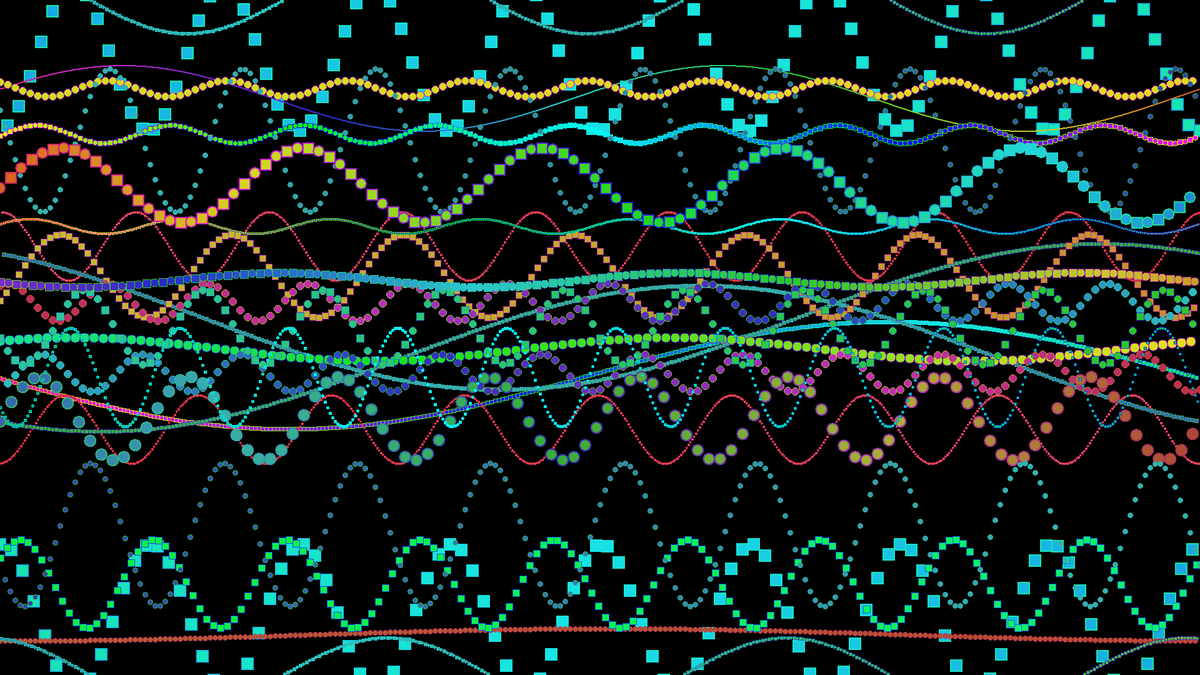
Frame 1 (no input)
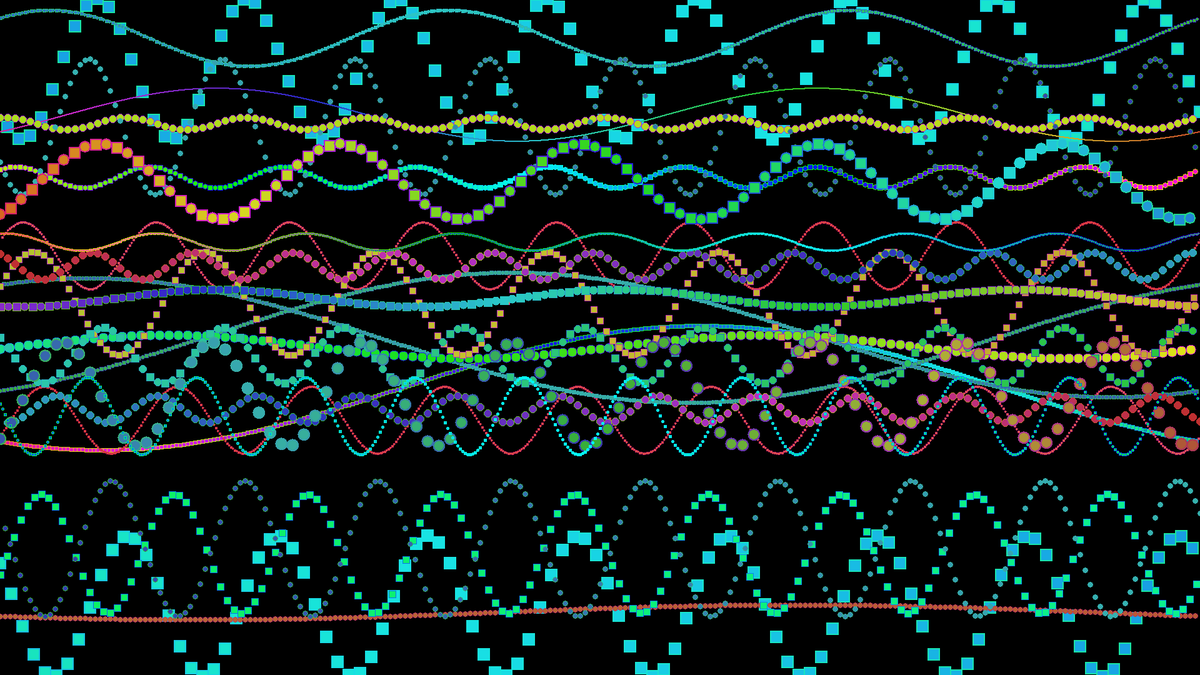
Frame 60 (the mouse pressed at the canvas centre just before this capture)
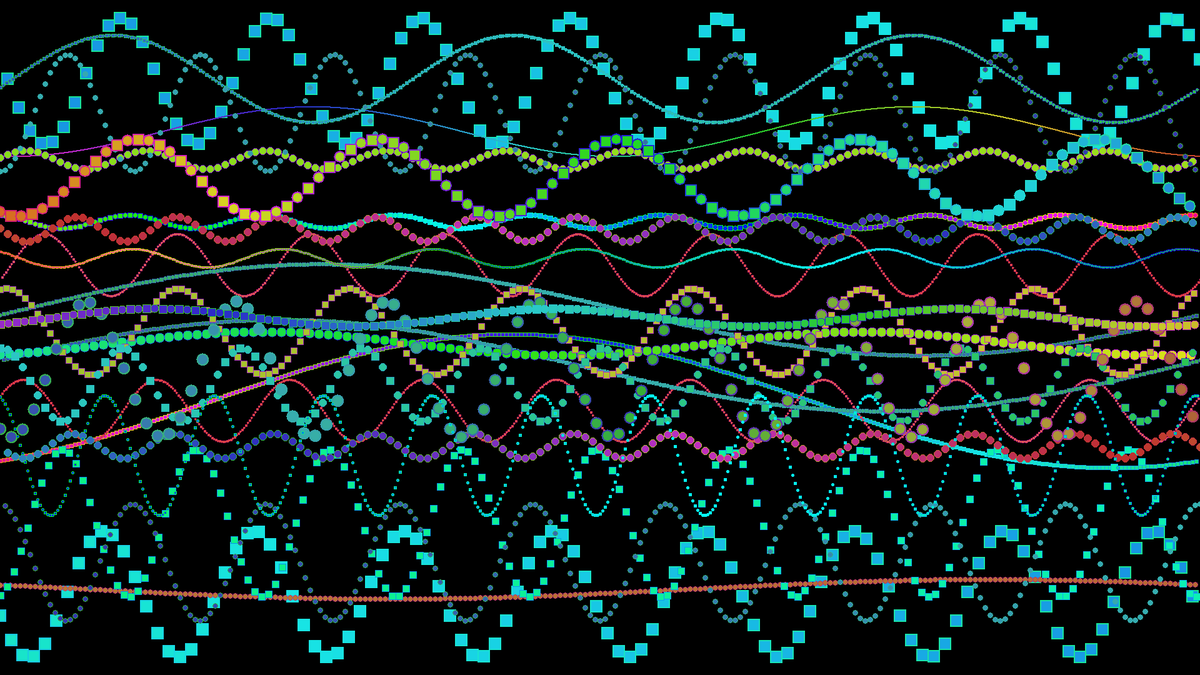
Frame 120 (the mouse held since frame 60 and released just before this capture)

The Processing sketch that drew these frames (run headless with seeded random() and noise(); from frame 60 on, the mouse is pressed at the canvas centre):

// Processing sketch: sines
// ── sines.pde
public static final int CANVAS_WIDTH = 1920;
public static final int CANVAS_HEIGHT = 1080;
public static final int FRAMERATE_FPS = 60;
public static final float DELTA = 1.0 / FRAMERATE_FPS;
public static final int N_SINES = 20;
public static final int SINE_SIZE = CANVAS_HEIGHT / N_SINES;
public static final int SINE_AMPLITUDE = SINE_SIZE / 2;

public static final int MAX_COLOR_VALUE = CANVAS_WIDTH; // Because Canvas width is bigger than height probably

class Context {
  private float time;
  private ArrayList<Sine> sines;
  
  public Context() {
    this.time = 0;
    this.sines = new ArrayList<Sine>(N_SINES);
    for (int s = 0; s < N_SINES; s++) { 
      sines.add(s, new Sine());
    }
  }
 
  public float time() { return time; }
  public void step() { time += DELTA; }
  public Sine getSine(int s) { return sines.get(s); }
  
  private int replaceIndex = 0;
  public void replaceSine(Sine s) {
    sines.set(replaceIndex, s);
    replaceIndex = (replaceIndex + 1) % N_SINES;
  }
}

enum Shape {
  C,
  S,
  M,
}

public boolean flipCoin() {
  return random(1) < 0.5;
}

class Sine {
  private final int nCycles;
  private final float cycleOffset;
  private final int radius;
  private final float speedMultiplier;
  private final float amplitude;
  private final int distance;
  
  private final int startHueValue;
  private final int endHueValue;
  private final int hueRange;
  
  private final Shape shape;
  
  public Sine() {
    this.nCycles = 1 + floor(random(12));
    this.cycleOffset = random(2 * PI);
    this.radius = 1 + floor(random(SINE_AMPLITUDE / 1.5));
    this.speedMultiplier = 1 + random(FRAMERATE_FPS * 1.25);
    this.amplitude = random(SINE_AMPLITUDE / 4, SINE_SIZE * 2);
    this.distance = floor(random(MAX_COLOR_VALUE / 3));
    
    this.startHueValue = floor(random(MAX_COLOR_VALUE));
    this.endHueValue = floor(random(MAX_COLOR_VALUE));
    this.hueRange = this.endHueValue - this.startHueValue;
    
    int shapeValue = floor(random(4));
    this.shape = shapeValue == 0 ? Shape.C : shapeValue == 1 ? Shape.S : Shape.M;
  }
  
  public int getNCycles() { return this.nCycles; }
  public float getCycleOffset() { return this.cycleOffset; }
  public int getRadius() { return this.radius; }
  public float getSpeedMultiplier() { return this.speedMultiplier; }
  public float getAmplitude() { return this.amplitude; }
  public int getDistance() { return this.distance; }
  
  public int getHue(float x) {
    int result = this.startHueValue + floor(this.hueRange * (x / (CANVAS_WIDTH - 1)));
    if (result < 0) {
      result += MAX_COLOR_VALUE;
    }
    return result;
  }
  
  public Shape getShape() { return this.shape; }
}

private Context context;

void setup() {
  fullScreen();
  context = new Context();  
  colorMode(HSB, MAX_COLOR_VALUE);
  frameRate(FRAMERATE_FPS);
  surface.setSize(CANVAS_WIDTH, CANVAS_HEIGHT);
  noSmooth();
}
 
int frameNum = 0;
int realTime = 0;
void draw() {
  
  background(0);
  
  for (int sineNum = 0; sineNum < N_SINES; sineNum++) {
    Sine s = context.getSine(sineNum);
    int yOffset = floor(s.getAmplitude() + sineNum * s.getAmplitude() * 2);
    
    float maxRadians = s.getNCycles() * 2 * PI;

    int pointNum = 0;
    for (int x = 0; x < CANVAS_WIDTH; x++) {
      if ((1 * x) % s.getRadius() != 0) {
        continue;
      }
      
      float asdf = (maxRadians * x) / (float) CANVAS_WIDTH;
      if (sineNum % 4 == 0 || sineNum % 4 == 1) {
        asdf *= -1;
      }
      float t = sineNum % 2 == 0 ? -1 * context.time() : context.time();
      int y = yOffset + floor((s.getAmplitude() + s.getAmplitude() / 4 * sine(N_SINES - sineNum - 1, 2 * DELTA * s.getSpeedMultiplier() * t)) * sine(sineNum, asdf + t + s.getCycleOffset()));
      y += floor(s.getSpeedMultiplier() * context.time());
      y = y % CANVAS_HEIGHT;
      if (sineNum % 2 == 0) {
        y = CANVAS_HEIGHT - y;
      }
      
      int h = (s.getHue(x) + floor(s.getSpeedMultiplier() * context.time())) % MAX_COLOR_VALUE;
      fill(h, MAX_COLOR_VALUE - s.getDistance(), MAX_COLOR_VALUE - s.getDistance());
      stroke(MAX_COLOR_VALUE - h - 1, MAX_COLOR_VALUE - s.getDistance(), MAX_COLOR_VALUE - s.getDistance());
      strokeWeight(s.getRadius() / 8);
      
      int r = s.getRadius();
      int x0 = x;
      int y0 = y;
      switch (s.getShape()) {
        case C:
          circle(x0, y0, r);
          break;
        case S:
          square(x0 - r / 2, y0 - r / 2, r);
          //square(x, y, r);
          break;
        case M:
          if ((pointNum + sineNum) % 2 == 0) {
            circle(x0, y0, r);
          } else {
            square(x0 - r / 2, y0 - r / 2, r);
            //square(x, y, r);
          }
          break;
      }
      
      if (sineNum % 4 == 0) {
        x0 = CANVAS_WIDTH - x0;
        y0 = CANVAS_HEIGHT - y0;
        //h = MAX_COLOR_VALUE - h - 1;
        //fill(h, MAX_COLOR_VALUE - s.getDistance(), MAX_COLOR_VALUE - s.getDistance());
        //stroke(MAX_COLOR_VALUE - h - 1, MAX_COLOR_VALUE - s.getDistance(), MAX_COLOR_VALUE - s.getDistance());
        //strokeWeight(s.getRadius() / 8);
        switch (s.getShape()) {
          case C:
            circle(x0, y0, r);
            break;
          case S:
            square(x0 - r / 2, y0 - r / 2, r);
            //square(x, y, r);
            break;
          case M:
            if ((pointNum + sineNum) % 2 == 0) {
              circle(x0, y0, r);
            } else {
              square(x0 - r / 2, y0 - r / 2, r);
              //square(x, y, r);
            }
            break;
        }
      }
      
      
      pointNum++;
    }
  }

  context.step();
  frameNum++;
  //if (frameNum % (FRAMERATE_FPS * 60) == 0) {
  //  context.replaceSine(new Sine());
  //}
}

float sine(int sineNum, float x) {
  if (sineNum % 4 == 0) {
    return sin(x);    
  } else if ((sineNum + 1) % 4 == 0) {
    return cos(x);
  } else if ((sineNum + 2) % 4 == 0) {
    return -1 * sin(x);
  }
  return -1 * cos(x);
}  //<>//
